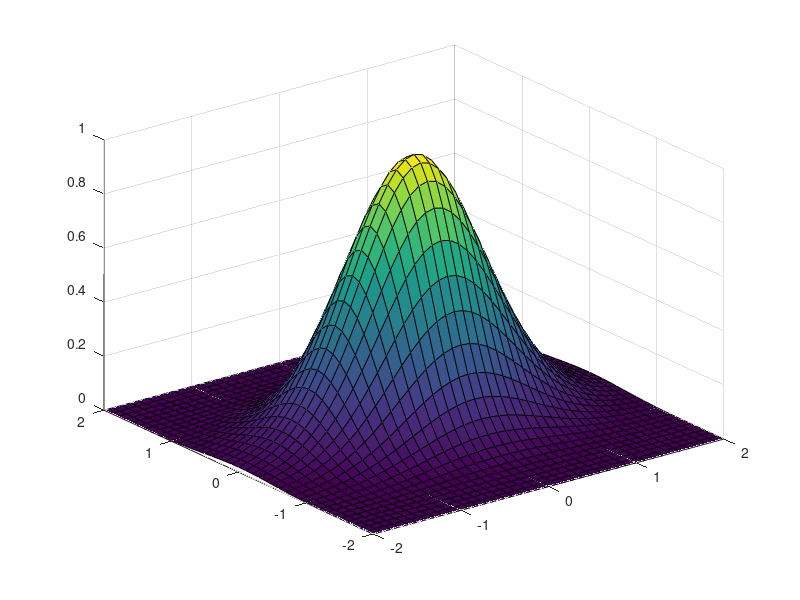

Write the MATLAB code that produced this figure.
function desenharGrafico
  X = -2:0.1:2;
  Y = -2:0.1:2;
  [X,Y] = meshgrid(-2:0.1:2);
  Z = exp(-X.^2 - 2 * (Y.^2));
  surf(X,Y,Z);
